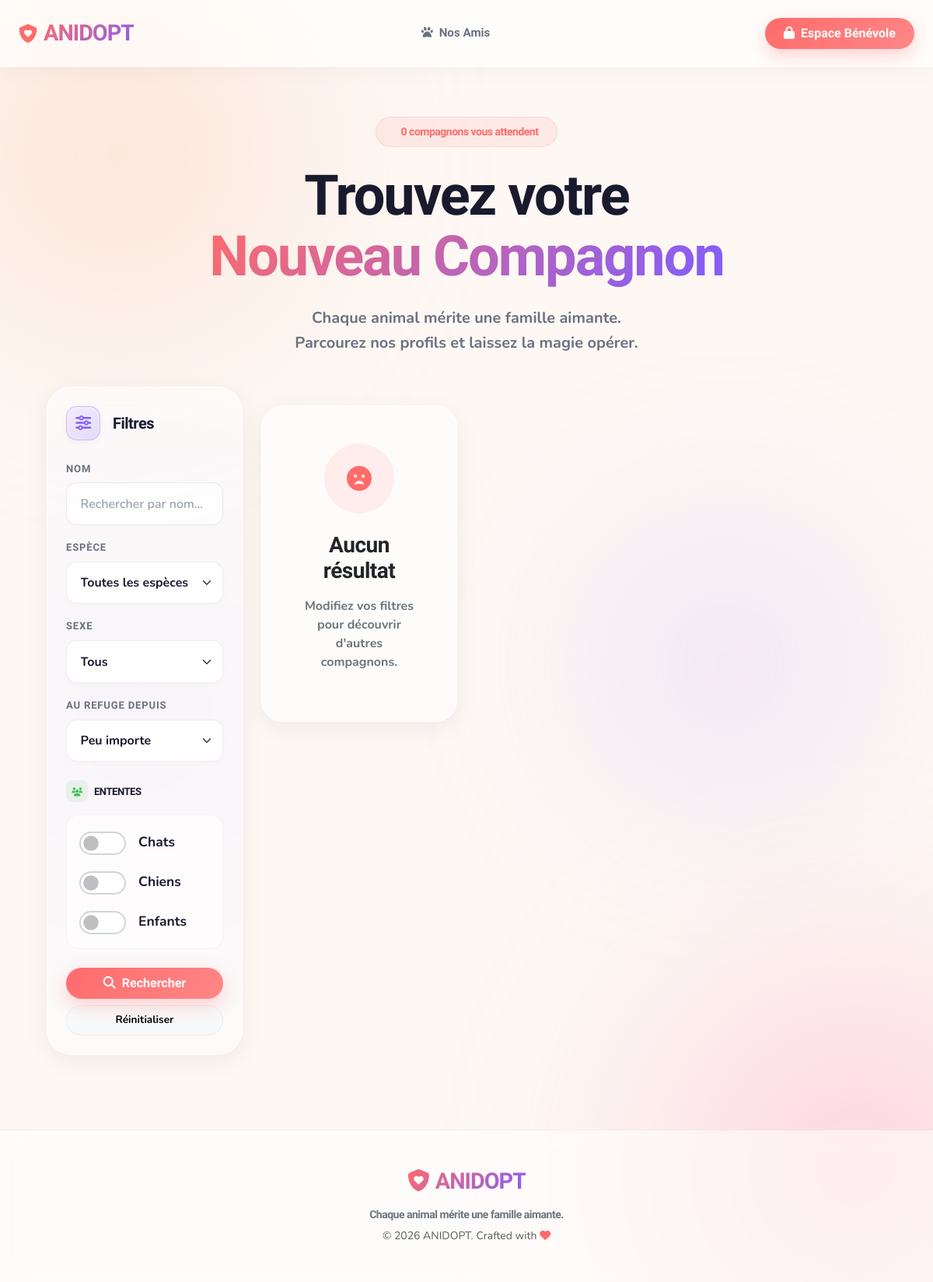
Before: / with the older database file.
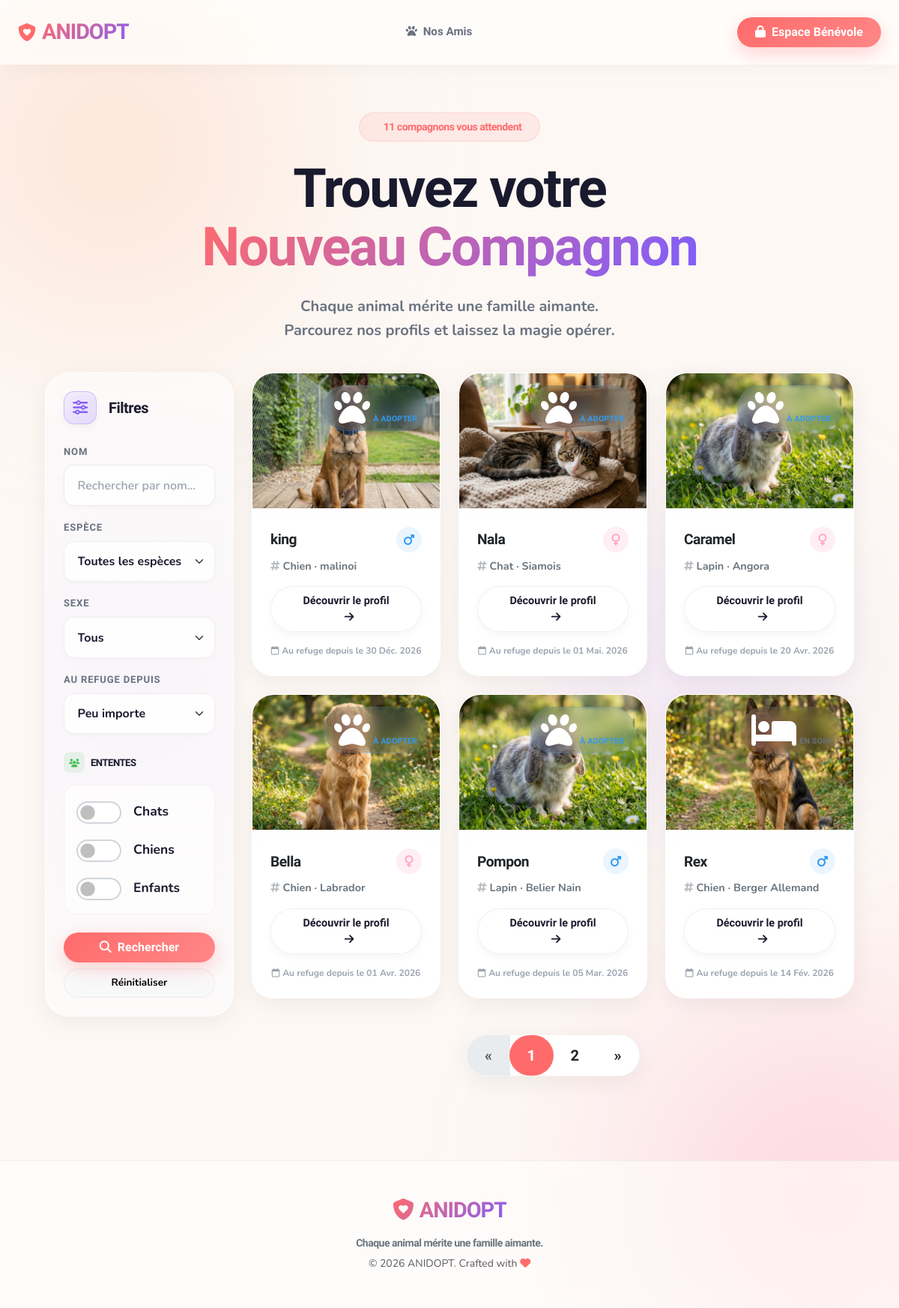
After: the same page with the newer database file.
### refuge/models.py (models this page shows, shortened)
class Animal(models.Model):
    STATUT_CHOICES = [
        ('Disponible', 'Disponible'),
        ('En soin', 'En soin'),
        ('Adopté', 'Adopté'),
        ('En famille d\'accueil', 'En famille d\'accueil'),
    ]
    SEXE_CHOICES = [
        ('M', 'Mâle'),
        ('F', 'Femelle'),
    ]
    nom = models.CharField(max_length=100, verbose_name="Nom de l'animal")
    espece = models.ForeignKey(Espece, on_delete=models.CASCADE, related_name='animaux', verbose_name="Espèce")
    race = models.CharField(max_length=100, blank=True, verbose_name="Race")
    sexe = models.CharField(max_length=1, choices=SEXE_CHOICES, default='M', verbose_name="Sexe")
    date_naissance_estimee = models.DateField(verbose_name="Date de naissance estimée")
    photo = models.ImageField(upload_to='animaux/', blank=True, null=True, verbose_name="Photo de l'animal")
    vaccine = models.BooleanField(default=False, verbose_name="Vacciné")
    sterilise = models.BooleanField(default=False, verbose_name="Stérilisé")
    compatibilite_chats = models.BooleanField(default=False, verbose_name="Entente Chats")
    compatibilite_chiens = models.BooleanField(default=False, verbose_name="Entente Chiens")
    compatibilite_enfants = models.BooleanField(default=False, verbose_name="Entente Enfants")
    statut = models.CharField(max_length=50, choices=STATUT_CHOICES, default='Disponible', verbose_name="Statut")
    date_arrivee = models.DateField(default=timezone.now, verbose_name="Date d'arrivée")
    class Meta:
        verbose_name_plural = "Animaux"

class Espece(models.Model):
    nom_espece = models.CharField(max_length=100, unique=True, verbose_name="Nom de l'espèce")
    besoins_specifiques = models.TextField(blank=True, verbose_name="Besoins spécifiques")
    def __str__(self):
        return self.nom_espece

### refuge/views.py (the view)
# urls.py: path('', views.animal_list, name='animal_list'),
def animal_list(request):
    animaux_list = Animal.objects.all().order_by('-date_arrivee')
    form = AnimalSearchForm(request.GET)
    if form.is_valid():
        if form.cleaned_data.get('nom'):
            animaux_list = animaux_list.filter(nom__icontains=form.cleaned_data['nom'])
        if form.cleaned_data.get('espece'):
            animaux_list = animaux_list.filter(espece=form.cleaned_data['espece'])
        if form.cleaned_data.get('sexe'):
            animaux_list = animaux_list.filter(sexe=form.cleaned_data['sexe'])
        if form.cleaned_data.get('entente_chats'):
            animaux_list = animaux_list.filter(compatibilite_chats=True)
        if form.cleaned_data.get('entente_chiens'):
            animaux_list = animaux_list.filter(compatibilite_chiens=True)
        if form.cleaned_data.get('entente_enfants'):
            animaux_list = animaux_list.filter(compatibilite_enfants=True)
        duree = form.cleaned_data.get('duree_sejour')
        today = timezone.now().date()
        if duree == 'recent':
            animaux_list = animaux_list.filter(date_arrivee__gte=today - datetime.timedelta(days=30))
        elif duree == 'moyen':
            animaux_list = animaux_list.filter(date_arrivee__lt=today - datetime.timedelta(days=30), date_arrivee__gte=today - datetime.timedelta(days=180))
        elif duree == 'long':
            animaux_list = animaux_list.filter(date_arrivee__lt=today - datetime.timedelta(days=180))
    paginator = Paginator(animaux_list, 6) # 6 animaux par page
    page_number = request.GET.get('page')
    animaux = paginator.get_page(page_number)
    context = {
        'animaux': animaux,
        'form': form,
    }
    return render(request, 'refuge/animal_list.html', context)

### refuge/templates/refuge/animal_list.html (shortened to what this page needs)
{% extends 'refuge/base.html' %}
{% block hero %}
<div class="hero-supreme reveal">
    <div class="d-inline-flex align-items-center px-4 py-2 mb-4 rounded-pill" style="background: var(--primary-light); border: 1.5px solid rgba(255, 107, 107, 0.15);">
        <span class="tech-font small" style="color: var(--primary);">{{ animaux.paginator.count }} compagnons vous attendent</span>
    </div>
    <h1 class="hero-title fw-black" style="font-size: 4.5rem; letter-spacing: -2px;">Trouvez votre<br><span style="background: linear-gradient(135deg, var(--primary), var(--accent), var(--primary)); background-size: 200% auto; -webkit-background-clip: text; -webkit-text-fill-color: transparent; animation: shine 5s linear infinite;">Nouveau Compagnon</span></h1>
    <p class="hero-subtitle mt-3 fs-5">Chaque animal mérite une famille aimante.<br>Parcourez nos profils et laissez la magie opérer.</p>
</div>
{% endblock %}
{% block content %}
<div class="row g-4">
    <div class="col-xl-3 col-lg-4 reveal d-1">
        <div class="glass-panel p-4 position-sticky overflow-hidden" style="top: 120px; border-radius: 32px;">
            <div style="position: relative; z-index: 1;">
                <h5 class="mb-4 d-flex align-items-center tech-font fw-bold">
                    <div class="icon-glass-sm accent-glass me-3">
                        <i class="fa-solid fa-sliders" style="color: var(--accent);"></i>
                    </div>
                    Filtres
                </h5>
            <form method="get">
                <div class="mb-3">
                    <label class="form-label">Nom</label>
                    {{ form.nom }}
                </div>
                <div class="mb-3">
                    <label class="form-label">Espèce</label>
                    {{ form.espece }}
                </div>
                <div class="mb-3">
                    <label class="form-label">Sexe</label>
                    {{ form.sexe }}
                </div>
                <div class="mb-4">
                    <label class="form-label">Au refuge depuis</label>
                    {{ form.duree_sejour }}
                </div>
                <h6 class="tech-font mb-3 d-flex align-items-center" style="font-size: 0.82rem;">
                    <div class="d-flex align-items-center justify-content-center rounded-3 me-2" style="width: 28px; height: 28px; background: var(--success-light);">
                        <i class="fa-solid fa-users" style="color: var(--success); font-size: 0.7rem;"></i>
                    </div>
                    ENTENTES
                </h6>
                <div class="p-3 mb-4 rounded-4" style="background: rgba(255,255,255,0.6); border: 1.5px solid rgba(0,0,0,0.04);">
                    <div class="form-check form-switch fs-5 mb-3 d-flex align-items-center">
                        {{ form.entente_chats }}
                        <label class="form-check-label ms-3 fw-bold small" for="{{ form.entente_chats.id_for_label }}">Chats</label>
                    </div>
                    <div class="form-check form-switch fs-5 mb-3 d-flex align-items-center">
                        {{ form.entente_chiens }}
                        <label class="form-check-label ms-3 fw-bold small" for="{{ form.entente_chiens.id_for_label }}">Chiens</label>
                    </div>
                    <div class="form-check form-switch fs-5 d-flex align-items-center">
                        {{ form.entente_enfants }}
                        <label class="form-check-label ms-3 fw-bold small" for="{{ form.entente_enfants.id_for_label }}">Enfants</label>
                    </div>
                </div>
                <button type="submit" class="btn btn-supreme w-100 mb-2 py-2 fw-bold" style="border-radius: 100px;"><i class="fa-solid fa-magnifying-glass me-2"></i>Rechercher</button>
                <a href="{% url 'animal_list' %}" class="btn btn-light w-100 py-2 fw-bold" style="font-size: 0.85rem; border-radius: 100px; border: 1px solid rgba(0,0,0,0.05);">Réinitialiser</a>
            </form>
            </div>
        </div>
    </div>
    <div class="col-xl-9 col-lg-8">
        <div class="row row-cols-1 row-cols-md-2 row-cols-xl-3 g-4 reveal d-2">
            {% for animal in animaux %}
            <div class="col">
                <div class="card-holo tilt-card" data-tilt data-tilt-max="5" data-tilt-speed="400" data-tilt-glare data-tilt-max-glare="0.2">
                    <div class="card-holo-icon position-relative border-0" style="height: 180px;">
                        {% if animal.photo %}
                        <div class="position-absolute w-100 h-100" style="background: url('{{ animal.photo.url }}') center/cover no-repeat; transition: transform 0.6s ease;"></div>
                        <div class="position-absolute w-100 h-100" style="background: linear-gradient(180deg, transparent 50%, rgba(0,0,0,0.03) 100%);"></div>
                        {% else %}
                        <i class="fa-solid fa-paw"></i>
                        {% endif %}
                        {% if animal.statut == 'Disponible' %}
                            <span class="badge badge-neon badge-disponible position-absolute top-0 end-0 m-3 z-3"><i class="fa-solid fa-paw me-1"></i>À adopter</span>
                        {% elif animal.statut == 'En soin' %}
                            <span class="badge badge-neon badge-en-soin position-absolute top-0 end-0 m-3 z-3"><i class="fa-solid fa-bed me-1"></i>En soin</span>
                        {% elif animal.statut == 'Adopté' %}
                            <span class="badge badge-neon badge-adopte position-absolute top-0 end-0 m-3 z-3"><i class="fa-solid fa-heart me-1"></i>Adopté</span>
                        {% else %}
                            <span class="badge badge-neon badge-fa position-absolute top-0 end-0 m-3 z-3"><i class="fa-solid fa-people-roof me-1"></i>En FA</span>
                        {% endif %}
                    </div>
                    <div class="p-4 position-relative z-3" style="background: rgba(255,255,255,0.85); backdrop-filter: blur(10px); border-top: 1px solid rgba(0,0,0,0.04);">
                        <div class="d-flex justify-content-between align-items-center mb-2">
                            <h4 class="mb-0 tech-font text-dark" style="font-size: 1.2rem;">{{ animal.nom }}</h4>
                            <span class="d-flex align-items-center justify-content-center rounded-circle" style="width: 34px; height: 34px; background: {% if animal.sexe == 'M' %}rgba(51,154,240,0.1){% else %}rgba(255,169,197,0.2){% endif %};">
                                {% if animal.sexe == 'M' %}<i class="fa-solid fa-mars" style="color: #339AF0;"></i>{% else %}<i class="fa-solid fa-venus" style="color: var(--aurora-rose);"></i>{% endif %}
                            </span>
                        </div>
                        <p class="fw-bold text-secondary mb-3" style="font-size: 0.9rem;">
                            <i class="fa-solid fa-hashtag me-1 opacity-50"></i>{{ animal.espece }} {% if animal.race %}· {{ animal.race }}{% endif %}
                        </p>
                        <a href="{% url 'animal_detail' animal.id %}" class="btn btn-outline-supreme w-100 stretched-link py-2 fw-bold hover-lift" style="font-size: 0.9rem; border-radius: 100px; transition: all 0.3s;">Découvrir le profil <i class="fa-solid fa-arrow-right ms-2"></i></a>
                        <div class="text-center fw-bold mt-3" style="font-size: 0.75rem; color: var(--text-muted);">
                            <i class="fa-regular fa-calendar me-1"></i>Au refuge depuis le {{ animal.date_arrivee|date:"d M. Y" }}
                        </div>
                    </div>
                </div>
            </div>
            {% empty %}
            <div class="col-12">
                <div class="glass-panel text-center py-5 p-5 mt-4">
                    <div class="d-inline-flex justify-content-center align-items-center mb-4 rounded-circle" style="width: 90px; height: 90px; background: var(--primary-light);">
                        <i class="fa-solid fa-face-frown-open fa-2x" style="color: var(--primary);"></i>
                    </div>
                    <h3 class="tech-font text-dark mb-3">Aucun résultat</h3>
                    <p class="text-secondary fw-bold">Modifiez vos filtres pour découvrir d'autres compagnons.</p>
                </div>
            </div>
            {% endfor %}
        </div>
        {% if animaux.has_other_pages %}
        <nav class="mt-5 d-flex justify-content-center reveal d-3">
            <ul class="pagination pagination-lg tech-font overflow-hidden" style="background: rgba(255,255,255,0.8); border-radius: 100px; border: 1.5px solid rgba(0,0,0,0.04); box-shadow: var(--shadow-card);">
                {% if animaux.has_previous %}
                    <li class="page-item"><a class="page-link text-dark border-0 px-4" href="?page={{ animaux.previous_page_number }}{% for key, value in request.GET.items %}{% if key != 'page' %}&{{ key }}={{ value }}{% endif %}{% endfor %}">&laquo;</a></li>
                {% else %}
                    <li class="page-item disabled"><span class="page-link text-muted border-0 px-4">&laquo;</span></li>
                {% endif %}
                {% for i in animaux.paginator.page_range %}
                    {% if animaux.number == i %}
                        <li class="page-item active"><span class="page-link fw-bold border-0 px-4" style="background: var(--primary); color: white; border-radius: 100px;">{{ i }}</span></li>
                    {% else %}
                        <li class="page-item"><a class="page-link text-dark border-0 px-4" href="?page={{ i }}{% for key, value in request.GET.items %}{% if key != 'page' %}&{{ key }}={{ value }}{% endif %}{% endfor %}">{{ i }}</a></li>
                    {% endif %}
                {% endfor %}
                {% if animaux.has_next %}
                    <li class="page-item"><a class="page-link text-dark border-0 px-4" href="?page={{ animaux.next_page_number }}">&raquo;</a></li>
                {% else %}
                    <li class="page-item disabled"><span class="page-link text-muted border-0 px-4">&raquo;</span></li>
                {% endif %}
            </ul>
        </nav>
        {% endif %}
    </div>
</div>
{% endblock content %}

Changed rows visible on the page:
added Animal: photo (picture), statut "Disponible" (drawn), nom "king", sexe "M" (drawn), espece "Chien", race "malinoi", date_arrivee "30 Déc. 2026"
added Animal: photo (picture), statut "Disponible" (drawn), nom "Nala", sexe "F" (drawn), espece "Chat", race "Siamois", date_arrivee "01 Mai. 2026"
added Animal: photo (picture), statut "Disponible" (drawn), nom "Caramel", sexe "F" (drawn), espece "Lapin", race "Angora", date_arrivee "20 Avr. 2026"
added Animal: photo (picture), statut "Disponible" (drawn), nom "Bella", sexe "F" (drawn), espece "Chien", race "Labrador", date_arrivee "01 Avr. 2026"
added Animal: photo (picture), statut "Disponible" (drawn), nom "Pompon", sexe "M" (drawn), espece "Lapin", race "Belier Nain", date_arrivee "05 Mar. 2026"
added Animal: photo (picture), statut "En soin" (drawn), nom "Rex", sexe "M" (drawn), espece "Chien", race "Berger Allemand", date_arrivee "14 Fév. 2026"
Other visible differences:
{{ animaux.paginator.count }}: "0" → "11"
text no longer shown: "Aucun résultat Modifiez vos filtres pour découvrir d'autres compagnons."
new list line: "1"
new list line: "2"
